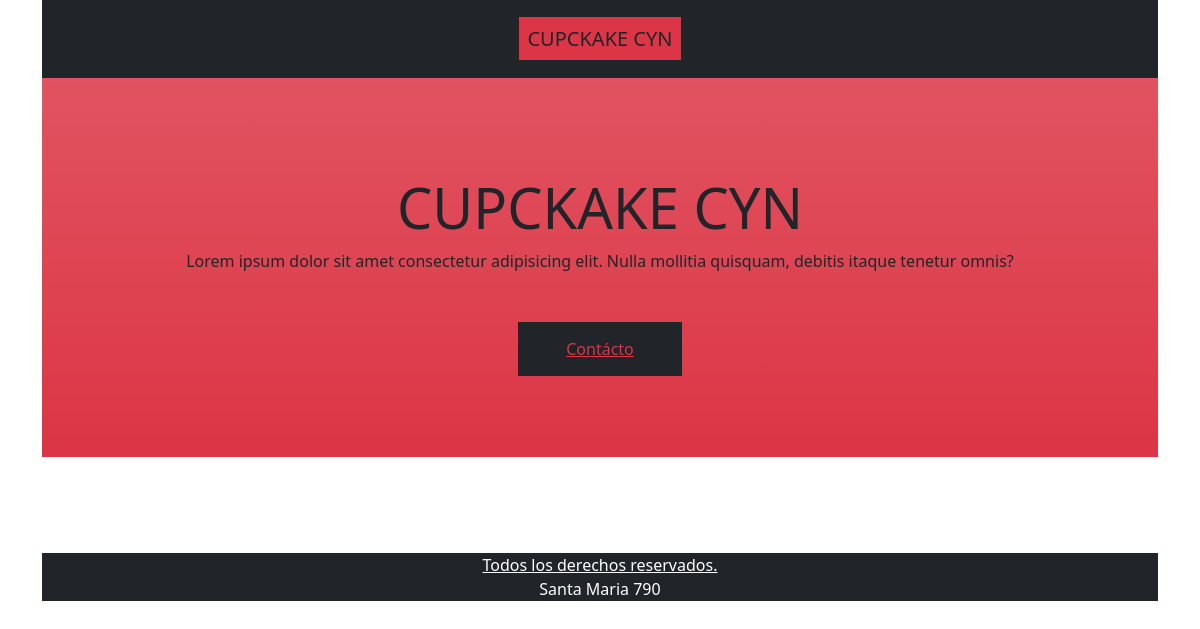
The page /masita on the database as committed earlier.
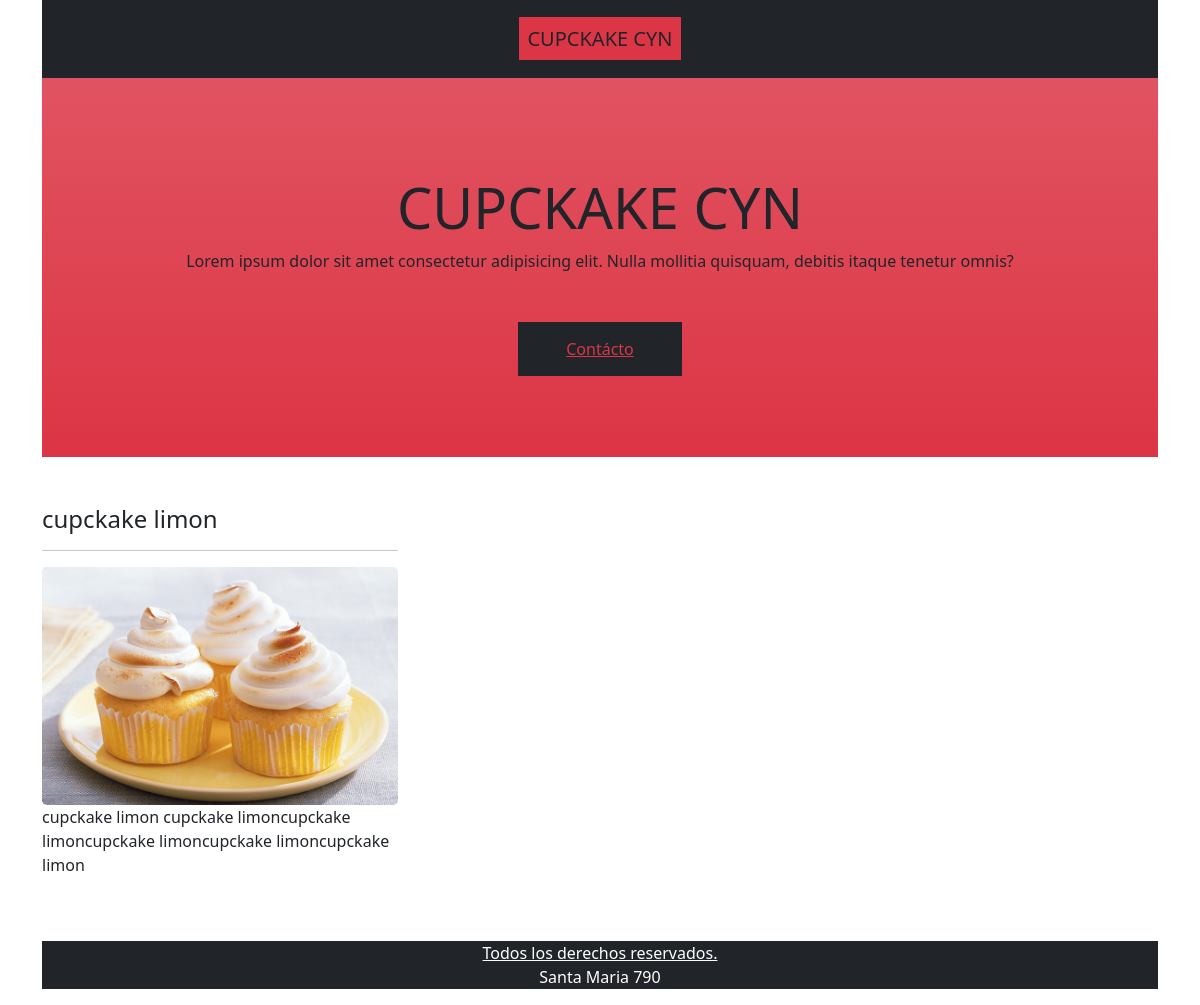
The same page on the database as committed later.
### core/models.py (models this page shows, shortened)
class Dessert(Model):
    title= CharField(max_length=540, verbose_name="Titulo")
    description=TextField(verbose_name= "Descripcion")
    image=ImageField(upload_to= "Dessert")
    created= DateTimeField(auto_now_add=True)
    updated= DateTimeField(auto_now=True)
    class Meta:
        verbose_name= "Postre"
        verbose_name_plural= "Postres"

### core/views.py (the view)
# urls.py: path("masita", views.home, name="home"),
def home(request):
    prostrecitos = Dessert.objects.all()
    return render(request ,"core/index.html", {"postres": prostrecitos})

### core/templates/core/index.html (shortened to what this page needs)
<!doctype html>
<html lang="es">
  <head>
    {% load static %}
    <link href="https://cdn.jsdelivr.net/npm/bootstrap@5.0.1/dist/css/bootstrap.min.css" rel="stylesheet">
  </head>
  <body>
    <div class="container">
    {% if request.path != '/' %}
      {% include "core/header.html" %}
    {% endif %}
    <div class="bg-danger bg-gradient text-center py-5">
    <h1 class="display-4 lead pt-5">CUPCKAKE CYN</h1>
      <p>Lorem ipsum dolor sit amet consectetur adipisicing elit. Nulla mollitia quisquam, debitis itaque tenetur omnis?</p>
    <div class="pb-5 pt-5">
      <a href="#" class="bg-dark text-danger py-3 px-5">Contácto</a>
    </div>
    </div>
    <div class="row py-5">
      {% for postre in postres %}
    <div class="col-md-4">
        <h4>{{postre.title}}</h4>
        <hr>
        <img src="{{ postre.image.url }}" alt="cupcake1" class="img-fluid rounded-3">
        <p>{{ postre.description }}</p>
    </div>
      {% endfor %}
    </div>
    <footer class="bg-dark text-center">
    <a href="#" class="text-white ">Todos los derechos reservados.</a>
    <address class="float-right text-white">Santa Maria 790</address>
    </footer>
    </div>
    </body>
</html>

### core/templates/core/header.html
<header>
    <div class="bg-dark text-center py-4">
        <a href="#" class="bg-danger text-dark text-decoration-none lead p-2">CUPCKAKE CYN</a>
    </div>
</header>

Rows that differ between the two databases and show on the page:
added Dessert: title "cupckake limon", image (picture), description "cupckake limon cupckake limoncupckake limoncupckake limoncupckake limoncupckake limon"
